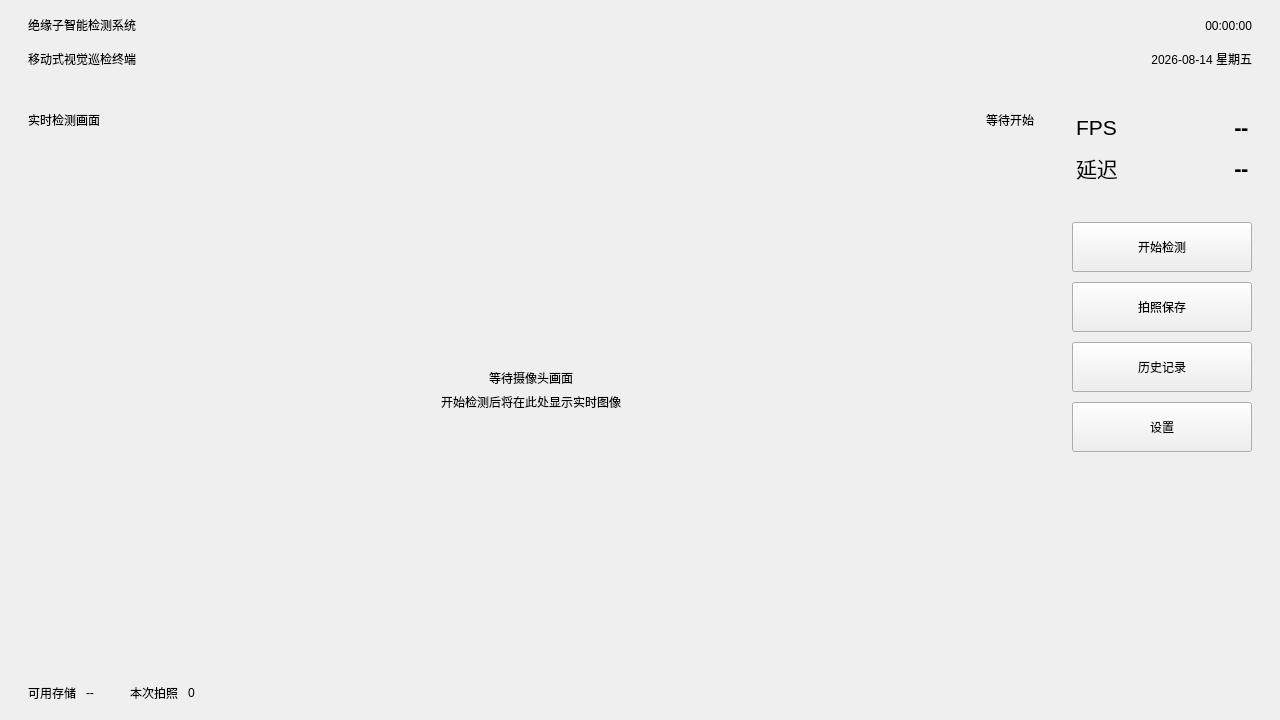
<?xml version="1.0" encoding="UTF-8"?>
<ui version="4.0">
 <class>MainWindow</class>
 <widget class="QMainWindow" name="MainWindow">
  <property name="geometry">
   <rect>
    <x>0</x>
    <y>0</y>
    <width>1280</width>
    <height>720</height>
   </rect>
  </property>
  <property name="minimumSize">
   <size>
    <width>1024</width>
    <height>600</height>
   </size>
  </property>
  <property name="windowTitle">
   <string>绝缘子智能检测系统</string>
  </property>
  <widget class="QWidget" name="centralWidget">
   <layout class="QVBoxLayout" name="rootLayout">
    <property name="spacing">
     <number>0</number>
    </property>
    <property name="leftMargin">
     <number>0</number>
    </property>
    <property name="topMargin">
     <number>0</number>
    </property>
    <property name="rightMargin">
     <number>0</number>
    </property>
    <property name="bottomMargin">
     <number>0</number>
    </property>
    <item>
     <widget class="QFrame" name="headerFrame">
      <property name="minimumSize">
       <size>
        <width>0</width>
        <height>84</height>
       </size>
      </property>
      <property name="maximumSize">
       <size>
        <width>16777215</width>
        <height>84</height>
       </size>
      </property>
      <layout class="QHBoxLayout" name="headerLayout">
       <property name="spacing">
        <number>16</number>
       </property>
       <property name="leftMargin">
        <number>28</number>
       </property>
       <property name="rightMargin">
        <number>28</number>
       </property>
       <item>
        <layout class="QVBoxLayout" name="titleLayout_setting">
         <property name="spacing">
          <number>2</number>
         </property>
         <item>
          <widget class="QLabel" name="appTitleLabel">
           <property name="text">
            <string>绝缘子智能检测系统</string>
           </property>
          </widget>
         </item>
         <item>
          <widget class="QLabel" name="appSubTitleLabel">
           <property name="text">
            <string>移动式视觉巡检终端</string>
           </property>
          </widget>
         </item>
        </layout>
       </item>
       <item>
        <spacer name="detailHeaderSpacer_2">
         <property name="orientation">
          <enum>Qt::Horizontal</enum>
         </property>
         <property name="sizeHint" stdset="0">
          <size>
           <width>40</width>
           <height>20</height>
          </size>
         </property>
        </spacer>
       </item>
       <item>
        <spacer name="headerSpacer">
         <property name="orientation">
          <enum>Qt::Horizontal</enum>
         </property>
         <property name="sizeHint" stdset="0">
          <size>
           <width>40</width>
           <height>20</height>
          </size>
         </property>
        </spacer>
       </item>
       <item>
        <layout class="QVBoxLayout" name="clockLayout">
         <property name="spacing">
          <number>0</number>
         </property>
         <item>
          <widget class="QLabel" name="timeLabel">
           <property name="text">
            <string>00:00:00</string>
           </property>
           <property name="alignment">
            <set>Qt::AlignRight|Qt::AlignTrailing|Qt::AlignVCenter</set>
           </property>
          </widget>
         </item>
         <item>
          <widget class="QLabel" name="dateLabel">
           <property name="text">
            <string>2026-08-14 星期五</string>
           </property>
           <property name="alignment">
            <set>Qt::AlignRight|Qt::AlignTrailing|Qt::AlignVCenter</set>
           </property>
          </widget>
         </item>
        </layout>
       </item>
      </layout>
     </widget>
    </item>
    <item>
     <widget class="QStackedWidget" name="pageStack">
      <property name="currentIndex">
       <number>0</number>
      </property>
      <widget class="QWidget" name="monitorPage">
       <layout class="QHBoxLayout" name="monitorLayout" stretch="68,0">
        <property name="spacing">
         <number>14</number>
        </property>
        <property name="leftMargin">
         <number>16</number>
        </property>
        <property name="topMargin">
         <number>14</number>
        </property>
        <property name="rightMargin">
         <number>16</number>
        </property>
        <property name="bottomMargin">
         <number>14</number>
        </property>
        <item>
         <widget class="QFrame" name="previewCard">
          <property name="maximumSize">
           <size>
            <width>1280</width>
            <height>16777215</height>
           </size>
          </property>
          <property name="card" stdset="0">
           <bool>true</bool>
          </property>
          <layout class="QVBoxLayout" name="previewCardLayout">
           <property name="spacing">
            <number>10</number>
           </property>
           <property name="leftMargin">
            <number>12</number>
           </property>
           <property name="topMargin">
            <number>12</number>
           </property>
           <property name="rightMargin">
            <number>12</number>
           </property>
           <property name="bottomMargin">
            <number>12</number>
           </property>
           <item>
            <layout class="QHBoxLayout" name="previewTitleLayout">
             <item>
              <widget class="QLabel" name="previewTitleLabel">
               <property name="text">
                <string>实时检测画面</string>
               </property>
               <property name="role" stdset="0">
                <string>sectionTitle</string>
               </property>
              </widget>
             </item>
             <item>
              <spacer name="previewTitleSpacer">
               <property name="orientation">
                <enum>Qt::Horizontal</enum>
               </property>
               <property name="sizeHint" stdset="0">
                <size>
                 <width>40</width>
                 <height>20</height>
                </size>
               </property>
              </spacer>
             </item>
             <item>
              <widget class="QLabel" name="runStatusDot">
               <property name="text">
                <string/>
               </property>
               <property name="state" stdset="0">
                <string>idle</string>
               </property>
              </widget>
             </item>
             <item>
              <widget class="QLabel" name="runStatusLabel">
               <property name="text">
                <string>等待开始</string>
               </property>
               <property name="role" stdset="0">
                <string>muted</string>
               </property>
              </widget>
             </item>
            </layout>
           </item>
           <item>
            <widget class="QWidget" name="previewContainer" native="true">
             <layout class="QGridLayout" name="previewGridLayout">
              <property name="leftMargin">
               <number>0</number>
              </property>
              <property name="topMargin">
               <number>0</number>
              </property>
              <property name="rightMargin">
               <number>0</number>
              </property>
              <property name="bottomMargin">
               <number>0</number>
              </property>
              <item row="0" column="0">
               <widget class="QLabel" name="previewLabel">
                <property name="minimumSize">
                 <size>
                  <width>0</width>
                  <height>360</height>
                 </size>
                </property>
                <property name="alignment">
                 <set>Qt::AlignCenter</set>
                </property>
               </widget>
              </item>
              <item row="0" column="0">
               <layout class="QVBoxLayout" name="previewHintLayout">
                <item>
                 <spacer name="hintTopSpacer">
                  <property name="orientation">
                   <enum>Qt::Vertical</enum>
                  </property>
                  <property name="sizeHint" stdset="0">
                   <size>
                    <width>20</width>
                    <height>40</height>
                   </size>
                  </property>
                 </spacer>
                </item>
                <item>
                 <widget class="QLabel" name="previewHintLabel">
                  <property name="text">
                   <string>等待摄像头画面</string>
                  </property>
                  <property name="alignment">
                   <set>Qt::AlignCenter</set>
                  </property>
                 </widget>
                </item>
                <item>
                 <widget class="QLabel" name="previewSubHintLabel">
                  <property name="text">
                   <string>开始检测后将在此处显示实时图像</string>
                  </property>
                  <property name="alignment">
                   <set>Qt::AlignCenter</set>
                  </property>
                 </widget>
                </item>
                <item>
                 <spacer name="hintBottomSpacer">
                  <property name="orientation">
                   <enum>Qt::Vertical</enum>
                  </property>
                  <property name="sizeHint" stdset="0">
                   <size>
                    <width>20</width>
                    <height>40</height>
                   </size>
                  </property>
                 </spacer>
                </item>
               </layout>
              </item>
             </layout>
            </widget>
           </item>
          </layout>
         </widget>
        </item>
        <item>
         <layout class="QVBoxLayout" name="sidePanelLayout">
          <property name="spacing">
           <number>12</number>
          </property>
          <item>
           <widget class="QFrame" name="resultCard">
            <property name="minimumSize">
             <size>
              <width>0</width>
              <height>0</height>
             </size>
            </property>
            <property name="maximumSize">
             <size>
              <width>16777215</width>
              <height>16777215</height>
             </size>
            </property>
            <property name="card" stdset="0">
             <bool>true</bool>
            </property>
            <layout class="QVBoxLayout" name="resultCardLayout">
             <property name="spacing">
              <number>10</number>
             </property>
             <property name="leftMargin">
              <number>16</number>
             </property>
             <property name="topMargin">
              <number>14</number>
             </property>
             <property name="rightMargin">
              <number>16</number>
             </property>
             <property name="bottomMargin">
              <number>14</number>
             </property>
             <item>
              <layout class="QGridLayout" name="metricsLayout">
               <property name="horizontalSpacing">
                <number>14</number>
               </property>
               <property name="verticalSpacing">
                <number>10</number>
               </property>
               <item row="1" column="0">
                <widget class="QLabel" name="latencyNameLabel">
                 <property name="font">
                  <font>
                   <pointsize>16</pointsize>
                  </font>
                 </property>
                 <property name="text">
                  <string>延迟</string>
                 </property>
                 <property name="role" stdset="0">
                  <string>metricName</string>
                 </property>
                </widget>
               </item>
               <item row="1" column="1">
                <widget class="QLabel" name="latencyValueLabel">
                 <property name="font">
                  <font>
                   <family>Ubuntu Condensed</family>
                   <pointsize>16</pointsize>
                   <weight>75</weight>
                   <bold>true</bold>
                  </font>
                 </property>
                 <property name="text">
                  <string>--</string>
                 </property>
                 <property name="alignment">
                  <set>Qt::AlignRight|Qt::AlignTrailing|Qt::AlignVCenter</set>
                 </property>
                 <property name="role" stdset="0">
                  <string>metricValue</string>
                 </property>
                </widget>
               </item>
               <item row="0" column="1">
                <widget class="QLabel" name="fpsValueLabel">
                 <property name="font">
                  <font>
                   <family>Ubuntu Condensed</family>
                   <pointsize>16</pointsize>
                   <weight>75</weight>
                   <italic>false</italic>
                   <bold>true</bold>
                  </font>
                 </property>
                 <property name="text">
                  <string>--</string>
                 </property>
                 <property name="alignment">
                  <set>Qt::AlignRight|Qt::AlignTrailing|Qt::AlignVCenter</set>
                 </property>
                 <property name="role" stdset="0">
                  <string>metricValue</string>
                 </property>
                </widget>
               </item>
               <item row="0" column="0">
                <widget class="QLabel" name="fpsNameLabel">
                 <property name="font">
                  <font>
                   <pointsize>16</pointsize>
                  </font>
                 </property>
                 <property name="text">
                  <string>FPS</string>
                 </property>
                 <property name="role" stdset="0">
                  <string>metricName</string>
                 </property>
                </widget>
               </item>
              </layout>
             </item>
            </layout>
           </widget>
          </item>
          <item>
           <widget class="QFrame" name="actionCard">
            <property name="card" stdset="0">
             <bool>true</bool>
            </property>
            <layout class="QVBoxLayout" name="actionCardLayout">
             <property name="spacing">
              <number>10</number>
             </property>
             <property name="leftMargin">
              <number>12</number>
             </property>
             <property name="topMargin">
              <number>12</number>
             </property>
             <property name="rightMargin">
              <number>12</number>
             </property>
             <property name="bottomMargin">
              <number>12</number>
             </property>
             <item>
              <widget class="QPushButton" name="detectButton">
               <property name="minimumSize">
                <size>
                 <width>180</width>
                 <height>50</height>
                </size>
               </property>
               <property name="text">
                <string>开始检测</string>
               </property>
               <property name="running" stdset="0">
                <bool>false</bool>
               </property>
              </widget>
             </item>
             <item>
              <widget class="QPushButton" name="snapshotButton">
               <property name="minimumSize">
                <size>
                 <width>180</width>
                 <height>50</height>
                </size>
               </property>
               <property name="text">
                <string>拍照保存</string>
               </property>
              </widget>
             </item>
             <item>
              <layout class="QHBoxLayout" name="secondaryActionsLayout">
               <property name="spacing">
                <number>10</number>
               </property>
               <item>
                <widget class="QPushButton" name="recordsButton">
                 <property name="minimumSize">
                  <size>
                   <width>180</width>
                   <height>50</height>
                  </size>
                 </property>
                 <property name="text">
                  <string>历史记录</string>
                 </property>
                </widget>
               </item>
              </layout>
             </item>
             <item>
              <widget class="QPushButton" name="settingsButton">
               <property name="minimumSize">
                <size>
                 <width>180</width>
                 <height>50</height>
                </size>
               </property>
               <property name="contextMenuPolicy">
                <enum>Qt::DefaultContextMenu</enum>
               </property>
               <property name="text">
                <string>设置</string>
               </property>
              </widget>
             </item>
            </layout>
           </widget>
          </item>
          <item>
           <spacer name="sidePanelSpacer">
            <property name="orientation">
             <enum>Qt::Vertical</enum>
            </property>
            <property name="sizeHint" stdset="0">
             <size>
              <width>20</width>
              <height>20</height>
             </size>
            </property>
           </spacer>
          </item>
         </layout>
        </item>
       </layout>
      </widget>
      <widget class="QWidget" name="recordsPage">
       <layout class="QVBoxLayout" name="recordsPageLayout">
        <property name="spacing">
         <number>14</number>
        </property>
        <property name="leftMargin">
         <number>20</number>
        </property>
        <property name="topMargin">
         <number>18</number>
        </property>
        <property name="rightMargin">
         <number>20</number>
        </property>
        <property name="bottomMargin">
         <number>18</number>
        </property>
        <item>
         <layout class="QHBoxLayout" name="recordsHeaderLayout">
          <property name="spacing">
           <number>18</number>
          </property>
          <item>
           <widget class="QPushButton" name="backButton">
            <property name="text">
             <string>← 返回实时检测</string>
            </property>
            <property name="compact" stdset="0">
             <bool>true</bool>
            </property>
           </widget>
          </item>
          <item>
           <layout class="QVBoxLayout" name="recordsTitleLayout">
            <item>
             <widget class="QLabel" name="recordsTitleLabel">
              <property name="text">
               <string>历史拍照记录</string>
              </property>
              <property name="role" stdset="0">
               <string>pageTitle</string>
              </property>
             </widget>
            </item>
            <item>
             <widget class="QLabel" name="recordsHintLabel">
              <property name="text">
               <string>按时间查看已保存的检测照片，点击查看大图</string>
              </property>
              <property name="role" stdset="0">
               <string>muted</string>
              </property>
             </widget>
            </item>
           </layout>
          </item>
          <item>
           <spacer name="recordsHeaderSpacer">
            <property name="orientation">
             <enum>Qt::Horizontal</enum>
            </property>
            <property name="sizeHint" stdset="0">
             <size>
              <width>40</width>
              <height>20</height>
             </size>
            </property>
           </spacer>
          </item>
          <item>
           <widget class="QLabel" name="recordsCountLabel">
            <property name="text">
             <string>共 0 张</string>
            </property>
           </widget>
          </item>
          <item>
           <widget class="QPushButton" name="clearRecordsButton">
            <property name="text">
             <string>清空记录</string>
            </property>
            <property name="dangerOutline" stdset="0">
             <bool>true</bool>
            </property>
           </widget>
          </item>
         </layout>
        </item>
        <item>
         <widget class="QTableWidget" name="recordsTable">
          <property name="editTriggers">
           <set>QAbstractItemView::NoEditTriggers</set>
          </property>
          <property name="selectionMode">
           <enum>QAbstractItemView::SingleSelection</enum>
          </property>
          <property name="selectionBehavior">
           <enum>QAbstractItemView::SelectRows</enum>
          </property>
          <property name="showGrid">
           <bool>false</bool>
          </property>
          <property name="rowCount">
           <number>0</number>
          </property>
          <property name="columnCount">
           <number>5</number>
          </property>
          <column>
           <property name="text">
            <string>缩略图</string>
           </property>
          </column>
          <column>
           <property name="text">
            <string>文件名</string>
           </property>
          </column>
          <column>
           <property name="text">
            <string>拍摄时间</string>
           </property>
          </column>
          <column>
           <property name="text">
            <string>文件大小</string>
           </property>
          </column>
          <column>
           <property name="text">
            <string>操作</string>
           </property>
          </column>
         </widget>
        </item>
       </layout>
      </widget>
      <widget class="QWidget" name="photoDetailPage">
       <layout class="QVBoxLayout" name="photoDetailPageLayout">
        <property name="spacing">
         <number>12</number>
        </property>
        <property name="leftMargin">
         <number>20</number>
        </property>
        <property name="topMargin">
         <number>14</number>
        </property>
        <property name="rightMargin">
         <number>20</number>
        </property>
        <property name="bottomMargin">
         <number>14</number>
        </property>
        <item>
         <layout class="QHBoxLayout" name="detailHeaderLayout">
          <property name="spacing">
           <number>18</number>
          </property>
          <item>
           <widget class="QPushButton" name="backToRecordsButton">
            <property name="text">
             <string>← 返回历史记录</string>
            </property>
            <property name="compact" stdset="0">
             <bool>true</bool>
            </property>
           </widget>
          </item>
          <item>
           <widget class="QLabel" name="detailTitleLabel">
            <property name="text">
             <string>照片详情</string>
            </property>
            <property name="role" stdset="0">
             <string>pageTitle</string>
            </property>
           </widget>
          </item>
          <item>
           <widget class="QLabel" name="detailFileNameLabel">
            <property name="text">
             <string>--</string>
            </property>
            <property name="role" stdset="0">
             <string>muted</string>
            </property>
           </widget>
          </item>
          <item>
           <spacer name="detailHeaderSpacer">
            <property name="orientation">
             <enum>Qt::Horizontal</enum>
            </property>
            <property name="sizeHint" stdset="0">
             <size>
              <width>40</width>
              <height>20</height>
             </size>
            </property>
           </spacer>
          </item>
         </layout>
        </item>
        <item>
         <layout class="QHBoxLayout" name="detailContentLayout" stretch="5,3">
          <property name="spacing">
           <number>16</number>
          </property>
          <item>
           <widget class="QFrame" name="detailImageCard">
            <property name="card" stdset="0">
             <bool>true</bool>
            </property>
            <layout class="QVBoxLayout" name="detailImageCardLayout">
             <property name="spacing">
              <number>8</number>
             </property>
             <property name="leftMargin">
              <number>10</number>
             </property>
             <property name="topMargin">
              <number>10</number>
             </property>
             <property name="rightMargin">
              <number>10</number>
             </property>
             <property name="bottomMargin">
              <number>10</number>
             </property>
             <item>
              <widget class="QScrollArea" name="detailImageScrollArea">
               <property name="minimumSize">
                <size>
                 <width>0</width>
                 <height>360</height>
                </size>
               </property>
               <property name="frameShape">
                <enum>QFrame::NoFrame</enum>
               </property>
               <property name="widgetResizable">
                <bool>true</bool>
               </property>
               <widget class="QWidget" name="detailImageScrollAreaContents">
                <property name="geometry">
                 <rect>
                  <x>0</x>
                  <y>0</y>
                  <width>744</width>
                  <height>446</height>
                 </rect>
                </property>
                <layout class="QVBoxLayout" name="detailImageScrollLayout">
                 <property name="leftMargin">
                  <number>0</number>
                 </property>
                 <property name="topMargin">
                  <number>0</number>
                 </property>
                 <property name="rightMargin">
                  <number>0</number>
                 </property>
                 <property name="bottomMargin">
                  <number>0</number>
                 </property>
                 <item>
                  <widget class="QLabel" name="detailImageLabel">
                   <property name="maximumSize">
                    <size>
                     <width>1500</width>
                     <height>16777215</height>
                    </size>
                   </property>
                   <property name="text">
                    <string>选择历史照片后显示大图</string>
                   </property>
                   <property name="alignment">
                    <set>Qt::AlignCenter</set>
                   </property>
                  </widget>
                 </item>
                </layout>
               </widget>
              </widget>
             </item>
             <item>
              <layout class="QHBoxLayout" name="zoomControlsLayout">
               <item>
                <spacer name="zoomSpacer">
                 <property name="orientation">
                  <enum>Qt::Horizontal</enum>
                 </property>
                 <property name="sizeHint" stdset="0">
                  <size>
                   <width>40</width>
                   <height>20</height>
                  </size>
                 </property>
                </spacer>
               </item>
               <item>
                <widget class="QPushButton" name="zoomOutButton">
                 <property name="text">
                  <string>−</string>
                 </property>
                 <property name="zoomControl" stdset="0">
                  <bool>true</bool>
                 </property>
                </widget>
               </item>
               <item>
                <widget class="QLabel" name="zoomValueLabel">
                 <property name="text">
                  <string>100%</string>
                 </property>
                 <property name="alignment">
                  <set>Qt::AlignCenter</set>
                 </property>
                </widget>
               </item>
               <item>
                <widget class="QPushButton" name="zoomInButton">
                 <property name="text">
                  <string>+</string>
                 </property>
                 <property name="zoomControl" stdset="0">
                  <bool>true</bool>
                 </property>
                </widget>
               </item>
               <item>
                <widget class="QPushButton" name="zoomResetButton">
                 <property name="text">
                  <string>100%</string>
                 </property>
                 <property name="compact" stdset="0">
                  <bool>true</bool>
                 </property>
                </widget>
               </item>
               <item>
                <widget class="QPushButton" name="fitImageButton">
                 <property name="text">
                  <string>适应窗口</string>
                 </property>
                 <property name="compact" stdset="0">
                  <bool>true</bool>
                 </property>
                </widget>
               </item>
              </layout>
             </item>
            </layout>
           </widget>
          </item>
          <item>
           <layout class="QVBoxLayout" name="detailSideLayout" stretch="1,1,2,1,1,1,1">
            <property name="spacing">
             <number>25</number>
            </property>
            <item>
             <widget class="QFrame" name="detailResultCard">
              <property name="card" stdset="0">
               <bool>true</bool>
              </property>
              <layout class="QVBoxLayout" name="detailResultLayout">
               <property name="leftMargin">
                <number>16</number>
               </property>
               <property name="topMargin">
                <number>14</number>
               </property>
               <property name="rightMargin">
                <number>16</number>
               </property>
               <property name="bottomMargin">
                <number>14</number>
               </property>
               <item>
                <widget class="QLabel" name="detailResultTitleLabel">
                 <property name="text">
                  <string>检测结果</string>
                 </property>
                 <property name="role" stdset="0">
                  <string>sectionTitle</string>
                 </property>
                </widget>
               </item>
               <item>
                <widget class="QLabel" name="detailResultValueLabel">
                 <property name="text">
                  <string>未记录</string>
                 </property>
                 <property name="alignment">
                  <set>Qt::AlignCenter</set>
                 </property>
                 <property name="role" stdset="0">
                  <string>muted</string>
                 </property>
                </widget>
               </item>
              </layout>
             </widget>
            </item>
            <item>
             <widget class="QFrame" name="detailInfoCard">
              <property name="card" stdset="0">
               <bool>true</bool>
              </property>
              <layout class="QGridLayout" name="detailInfoLayout">
               <property name="leftMargin">
                <number>16</number>
               </property>
               <property name="topMargin">
                <number>14</number>
               </property>
               <property name="rightMargin">
                <number>16</number>
               </property>
               <property name="bottomMargin">
                <number>14</number>
               </property>
               <property name="verticalSpacing">
                <number>12</number>
               </property>
               <item row="0" column="0" colspan="2">
                <widget class="QLabel" name="detailInfoTitleLabel">
                 <property name="text">
                  <string>文件信息</string>
                 </property>
                 <property name="role" stdset="0">
                  <string>sectionTitle</string>
                 </property>
                </widget>
               </item>
               <item row="1" column="0">
                <widget class="QLabel" name="detailFileSizeNameLabel">
                 <property name="text">
                  <string>文件大小</string>
                 </property>
                 <property name="role" stdset="0">
                  <string>metricName</string>
                 </property>
                </widget>
               </item>
               <item row="1" column="1">
                <widget class="QLabel" name="detailFileSizeValueLabel">
                 <property name="text">
                  <string>--</string>
                 </property>
                 <property name="alignment">
                  <set>Qt::AlignRight|Qt::AlignTrailing|Qt::AlignVCenter</set>
                 </property>
                </widget>
               </item>
               <item row="2" column="0">
                <widget class="QLabel" name="detailImageSizeNameLabel">
                 <property name="text">
                  <string>图像尺寸</string>
                 </property>
                 <property name="role" stdset="0">
                  <string>metricName</string>
                 </property>
                </widget>
               </item>
               <item row="2" column="1">
                <widget class="QLabel" name="detailImageSizeValueLabel">
                 <property name="text">
                  <string>--</string>
                 </property>
                 <property name="alignment">
                  <set>Qt::AlignRight|Qt::AlignTrailing|Qt::AlignVCenter</set>
                 </property>
                </widget>
               </item>
               <item row="3" column="0">
                <widget class="QLabel" name="detailPathNameLabel">
                 <property name="text">
                  <string>保存位置</string>
                 </property>
                 <property name="role" stdset="0">
                  <string>metricName</string>
                 </property>
                </widget>
               </item>
               <item row="3" column="1">
                <widget class="QLabel" name="detailPathValueLabel">
                 <property name="text">
                  <string>--</string>
                 </property>
                 <property name="alignment">
                  <set>Qt::AlignRight|Qt::AlignTrailing|Qt::AlignVCenter</set>
                 </property>
                 <property name="wordWrap">
                  <bool>true</bool>
                 </property>
                </widget>
               </item>
              </layout>
             </widget>
            </item>
            <item>
             <spacer name="detailSideSpacer">
              <property name="orientation">
               <enum>Qt::Vertical</enum>
              </property>
              <property name="sizeHint" stdset="0">
               <size>
                <width>20</width>
                <height>20</height>
               </size>
              </property>
             </spacer>
            </item>
            <item>
             <widget class="QPushButton" name="quantifyPhotoButton">
              <property name="minimumSize">
               <size>
                <width>0</width>
                <height>35</height>
               </size>
              </property>
              <property name="text">
               <string>量化</string>
              </property>
              <property name="compact" stdset="0">
               <bool>true</bool>
              </property>
             </widget>
            </item>
            <item>
             <widget class="QPushButton" name="viewJsonButton">
              <property name="minimumSize">
               <size>
                <width>0</width>
                <height>35</height>
               </size>
              </property>
              <property name="text">
               <string>查看 JSON</string>
              </property>
              <property name="compact" stdset="0">
               <bool>true</bool>
              </property>
             </widget>
            </item>
            <item>
             <widget class="QPushButton" name="exportPhotoButton">
              <property name="minimumSize">
               <size>
                <width>0</width>
                <height>35</height>
               </size>
              </property>
              <property name="text">
               <string>导出照片</string>
              </property>
              <property name="primaryBlue" stdset="0">
               <bool>true</bool>
              </property>
             </widget>
            </item>
            <item>
             <widget class="QPushButton" name="deletePhotoButton">
              <property name="minimumSize">
               <size>
                <width>0</width>
                <height>35</height>
               </size>
              </property>
              <property name="text">
               <string>删除照片</string>
              </property>
              <property name="dangerOutline" stdset="0">
               <bool>true</bool>
              </property>
             </widget>
            </item>
           </layout>
          </item>
         </layout>
        </item>
       </layout>
      </widget>
      <widget class="QWidget" name="settingPage">
       <widget class="QLabel" name="settingTitleLabel">
        <property name="geometry">
         <rect>
          <x>700</x>
          <y>80</y>
          <width>91</width>
          <height>20</height>
         </rect>
        </property>
        <property name="text">
         <string> 系统设置</string>
        </property>
       </widget>
       <widget class="QPushButton" name="ThermalImagingMode">
        <property name="geometry">
         <rect>
          <x>650</x>
          <y>220</y>
          <width>172</width>
          <height>31</height>
         </rect>
        </property>
        <property name="text">
         <string>热像仪</string>
        </property>
        <property name="checkable">
         <bool>true</bool>
        </property>
        <property name="running" stdset="0">
         <bool>false</bool>
        </property>
       </widget>
       <widget class="QPushButton" name="VisibleLightCamera">
        <property name="geometry">
         <rect>
          <x>650</x>
          <y>140</y>
          <width>172</width>
          <height>31</height>
         </rect>
        </property>
        <property name="text">
         <string>可见光摄像头</string>
        </property>
        <property name="checkable">
         <bool>true</bool>
        </property>
        <property name="checked">
         <bool>true</bool>
        </property>
        <property name="running" stdset="0">
         <bool>false</bool>
        </property>
       </widget>
       <widget class="QPushButton" name="settingBackButton">
        <property name="geometry">
         <rect>
          <x>30</x>
          <y>10</y>
          <width>120</width>
          <height>31</height>
         </rect>
        </property>
        <property name="minimumSize">
         <size>
          <width>120</width>
          <height>31</height>
         </size>
        </property>
        <property name="maximumSize">
         <size>
          <width>120</width>
          <height>31</height>
         </size>
        </property>
        <property name="text">
         <string>← 返回</string>
        </property>
        <property name="compact" stdset="0">
         <bool>true</bool>
        </property>
       </widget>
      </widget>
     </widget>
    </item>
    <item>
     <widget class="QFrame" name="footerFrame">
      <property name="minimumSize">
       <size>
        <width>0</width>
        <height>54</height>
       </size>
      </property>
      <property name="maximumSize">
       <size>
        <width>16777215</width>
        <height>54</height>
       </size>
      </property>
      <layout class="QHBoxLayout" name="footerLayout">
       <property name="spacing">
        <number>10</number>
       </property>
       <property name="leftMargin">
        <number>28</number>
       </property>
       <property name="rightMargin">
        <number>28</number>
       </property>
       <item>
        <widget class="QLabel" name="storageNameLabel">
         <property name="text">
          <string>可用存储</string>
         </property>
        </widget>
       </item>
       <item>
        <widget class="QLabel" name="storageValueLabel">
         <property name="text">
          <string>--</string>
         </property>
         <property name="role" stdset="0">
          <string>metricValue</string>
         </property>
        </widget>
       </item>
       <item>
        <spacer name="footerGap">
         <property name="orientation">
          <enum>Qt::Horizontal</enum>
         </property>
         <property name="sizeType">
          <enum>QSizePolicy::Fixed</enum>
         </property>
         <property name="sizeHint" stdset="0">
          <size>
           <width>26</width>
           <height>20</height>
          </size>
         </property>
        </spacer>
       </item>
       <item>
        <widget class="QLabel" name="snapshotCountNameLabel">
         <property name="text">
          <string>本次拍照</string>
         </property>
        </widget>
       </item>
       <item>
        <widget class="QLabel" name="snapshotCountValueLabel">
         <property name="text">
          <string>0</string>
         </property>
         <property name="role" stdset="0">
          <string>metricValue</string>
         </property>
        </widget>
       </item>
       <item>
        <spacer name="footerMainSpacer">
         <property name="orientation">
          <enum>Qt::Horizontal</enum>
         </property>
         <property name="sizeHint" stdset="0">
          <size>
           <width>40</width>
           <height>20</height>
          </size>
         </property>
        </spacer>
       </item>
      </layout>
     </widget>
    </item>
   </layout>
  </widget>
 </widget>
 <resources/>
 <connections/>
</ui>
